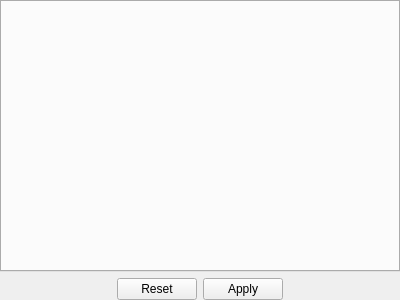
<?xml version="1.0" encoding="UTF-8"?>
<ui version="4.0">
 <class>PlotTypeWidget</class>
 <widget class="QWidget" name="PlotTypeWidget">
  <property name="geometry">
   <rect>
    <x>0</x>
    <y>0</y>
    <width>400</width>
    <height>300</height>
   </rect>
  </property>
  <property name="windowTitle">
   <string>Form</string>
  </property>
  <layout class="QVBoxLayout" name="verticalLayout">
   <property name="margin">
    <number>0</number>
   </property>
   <item>
    <widget class="QTabWidget" name="tabWidget">
     <property name="currentIndex">
      <number>-1</number>
     </property>
    </widget>
   </item>
   <item>
    <widget class="QDialogButtonBox" name="buttons">
     <property name="standardButtons">
      <set>QDialogButtonBox::Apply|QDialogButtonBox::Reset</set>
     </property>
     <property name="centerButtons">
      <bool>true</bool>
     </property>
    </widget>
   </item>
  </layout>
 </widget>
 <resources/>
 <connections>
  <connection>
   <sender>buttons</sender>
   <signal>clicked(QAbstractButton*)</signal>
   <receiver>PlotTypeWidget</receiver>
   <slot>buttonClickHandler(QAbstractButton*)</slot>
   <hints>
    <hint type="sourcelabel">
     <x>156</x>
     <y>285</y>
    </hint>
    <hint type="destinationlabel">
     <x>69</x>
     <y>265</y>
    </hint>
   </hints>
  </connection>
 </connections>
 <slots>
  <slot>buttonClickHandler(QAbstractButton*)</slot>
 </slots>
</ui>
